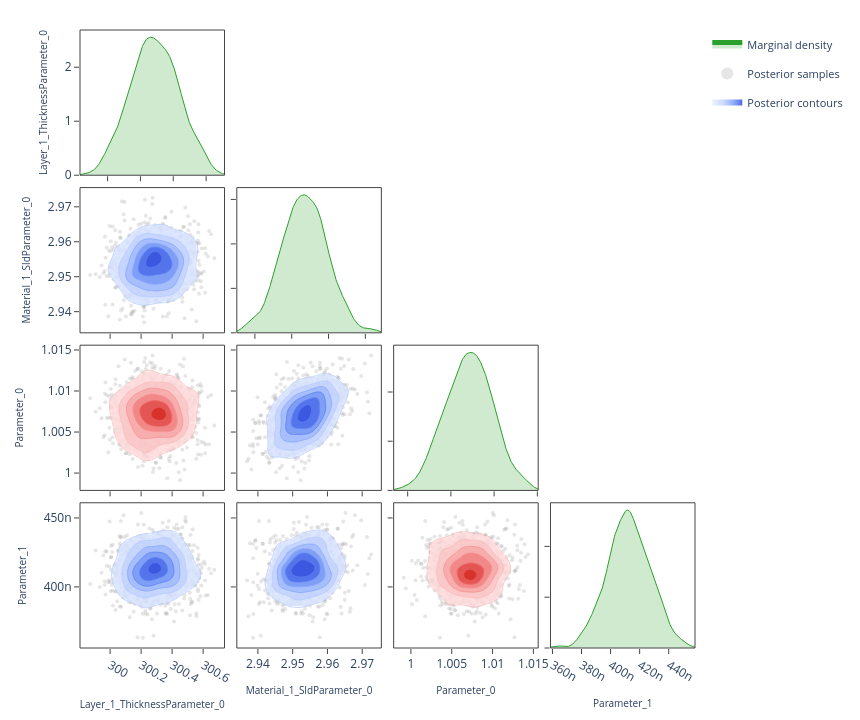

Source (notebook cell):
### Code cell
# ---- Corner plot ------------------------------------------------------------
# Pairwise correlations: marginal density on the diagonal, scatter samples
# and 2-D contours on the lower triangle.  Mirrors the "Corner Plot" sub-tab.

fig = plot_corner(posterior.draws, posterior.param_names)
fig.show()

### Figure 1 — Plotly figure (JSON) as saved in the notebook; plotly's stock layout.template omitted (floating-point values rounded to 4 significant figures; data arrays with more than 128 entries replaced by an {"elided": "..."} marker saying what was removed)
{"data": [{"fill": "tozeroy", "fillcolor": "rgba(44, 160, 44, 0.22)", "hoverinfo": "skip", "legendgroup": "marginal", "line": {"color": "rgb(44, 160, 44)", "width": 1}, "mode": "lines", "name": "Marginal density", "showlegend": true, "type": "scatter", "x": {"elided": "256 float values"}, "xaxis": "x", "y": {"elided": "256 float values"}, "yaxis": "y"}, {"hoverinfo": "skip", "legendgroup": "scatter", "marker": {"color": "rgba(140, 140, 140, 0.22)", "size": 4}, "mode": "markers", "name": "Posterior samples", "showlegend": true, "type": "scatter", "x": {"elided": "760 float values"}, "xaxis": "x5", "y": {"elided": "760 float values"}, "yaxis": "y5", "zorder": 0}, {"colorscale": [[0.0, "rgba(224, 233, 255, 0.62)"], [0.35, "rgba(183, 203, 255, 0.70)"], [0.6, "rgba(138, 169, 252, 0.78)"], [0.82, "rgba(96, 131, 242, 0.84)"], [1.0, "rgba(58, 86, 224, 0.90)"]], "connectgaps": false, "contours": {"coloring": "fill", "end": 152.5, "showlabels": false, "showlines": false, "size": 24.09, "start": 32.11}, "hoverinfo": "skip", "legendgroup": "contour", "name": "Posterior contours", "showlegend": true, "showscale": false, "type": "contour", "x": [299.8, 299.8, 299.9, 299.9, 299.9, 299.9, 299.9, 299.9, 299.9, 299.9, 299.9, 300.0, 300.0, 300.0, 300.0, 300.0, 300.0, 300.0, 300.0, 300.0, 300.1, 300.1, 300.1, 300.1, 300.1, 300.1, 300.1, 300.1, 300.1, 300.2, 300.2, 300.2, 300.2, 300.2, 300.2, 300.2, 300.2, 300.2, 300.3, 300.3, 300.3, 300.3, 300.3, 300.3, 300.3, 300.3, 300.3, 300.4, 300.4, 300.4, 300.4, 300.4, 300.4, 300.4, 300.4, 300.4, 300.5, 300.5, 300.5, 300.5, 300.5, 300.5, 300.5, 300.5, 300.5, 300.6, 300.6, 300.6, 300.6, 300.6, 300.6, 300.6, 300.6, 300.6, 300.7, 300.7, 300.7, 300.7, 300.7, 300.7], "xaxis": "x5", "y": [2.935, 2.936, 2.936, 2.937, 2.937, 2.938, 2.938, 2.939, 2.939, 2.94, 2.94, 2.941, 2.941, 2.942, 2.942, 2.943, 2.943, 2.944, 2.944, 2.945, 2.945, 2.946, 2.946, 2.947, 2.947, 2.948, 2.948, 2.949, 2.949, 2.95, 2.95, 2.95, 2.951, 2.951, 2.952, 2.952, 2.953, 2.953, 2.954, 2.954, 2.955, 2.955, 2.956, 2.956, 2.957, 2.957, 2.958, 2.958, 2.959, 2.959, 2.96, 2.96, 2.961, 2.961, 2.962, 2.962, 2.963, 2.963, 2.964, 2.964, 2.965, 2.965, 2.966, 2.966, 2.967, 2.967, 2.968, 2.968, 2.969, 2.969, 2.97, 2.97, 2.971, 2.971, 2.972, 2.972, 2.973, 2.973, 2.974, 2.974], "yaxis": "y5", "z": {"elided": "80x80 float values"}, "zmax": 152.5, "zmin": 32.11, "zorder": 1}, {"colorscale": [[0.0, "rgba(183, 203, 255, 0.94)"], [0.35, "rgba(183, 203, 255, 0.94)"], [0.35, "rgba(138, 169, 252, 0.95)"], [0.6, "rgba(138, 169, 252, 0.95)"], [0.6, "rgba(96, 131, 242, 0.96)"], [0.82, "rgba(96, 131, 242, 0.96)"], [0.82, "rgba(58, 86, 224, 0.98)"], [1.0, "rgba(58, 86, 224, 0.98)"]], "contours": {"coloring": "lines", "end": 152.5, "showlabels": false, "size": 24.09, "start": 32.11}, "hoverinfo": "skip", "legendgroup": "contour", "line": {"width": 0.9}, "showlegend": false, "showscale": false, "type": "contour", "x": [299.8, 299.8, 299.9, 299.9, 299.9, 299.9, 299.9, 299.9, 299.9, 299.9, 299.9, 300.0, 300.0, 300.0, 300.0, 300.0, 300.0, 300.0, 300.0, 300.0, 300.1, 300.1, 300.1, 300.1, 300.1, 300.1, 300.1, 300.1, 300.1, 300.2, 300.2, 300.2, 300.2, 300.2, 300.2, 300.2, 300.2, 300.2, 300.3, 300.3, 300.3, 300.3, 300.3, 300.3, 300.3, 300.3, 300.3, 300.4, 300.4, 300.4, 300.4, 300.4, 300.4, 300.4, 300.4, 300.4, 300.5, 300.5, 300.5, 300.5, 300.5, 300.5, 300.5, 300.5, 300.5, 300.6, 300.6, 300.6, 300.6, 300.6, 300.6, 300.6, 300.6, 300.6, 300.7, 300.7, 300.7, 300.7, 300.7, 300.7], "xaxis": "x5", "y": [2.935, 2.936, 2.936, 2.937, 2.937, 2.938, 2.938, 2.939, 2.939, 2.94, 2.94, 2.941, 2.941, 2.942, 2.942, 2.943, 2.943, 2.944, 2.944, 2.945, 2.945, 2.946, 2.946, 2.947, 2.947, 2.948, 2.948, 2.949, 2.949, 2.95, 2.95, 2.95, 2.951, 2.951, 2.952, 2.952, 2.953, 2.953, 2.954, 2.954, 2.955, 2.955, 2.956, 2.956, 2.957, 2.957, 2.958, 2.958, 2.959, 2.959, 2.96, 2.96, 2.961, 2.961, 2.962, 2.962, 2.963, 2.963, 2.964, 2.964, 2.965, 2.965, 2.966, 2.966, 2.967, 2.967, 2.968, 2.968, 2.969, 2.969, 2.97, 2.97, 2.971, 2.971, 2.972, 2.972, 2.973, 2.973, 2.974, 2.974], "yaxis": "y5", "z": {"elided": "80x80 float values"}, "zmax": 152.5, "zmin": 32.11, "zorder": 2}, {"fill": "tozeroy", "fillcolor": "rgba(44, 160, 44, 0.22)", "hoverinfo": "skip", "legendgroup": "marginal", "line": {"color": "rgb(44, 160, 44)", "width": 1}, "mode": "lines", "name": "Marginal density", "showlegend": false, "type": "scatter", "x": {"elided": "256 float values"}, "xaxis": "x6", "y": {"elided": "256 float values"}, "yaxis": "y6"}, {"hoverinfo": "skip", "legendgroup": "scatter", "marker": {"color": "rgba(140, 140, 140, 0.22)", "size": 4}, "mode": "markers", "name": "Posterior samples", "showlegend": false, "type": "scatter", "x": {"elided": "760 float values"}, "xaxis": "x9", "y": {"elided": "760 float values"}, "yaxis": "y9", "zorder": 0}, {"colorscale": [[0.0, "rgba(255, 224, 224, 0.62)"], [0.35, "rgba(250, 188, 188, 0.70)"], [0.6, "rgba(245, 148, 148, 0.78)"], [0.82, "rgba(237, 104, 104, 0.84)"], [1.0, "rgba(215, 48, 39, 0.90)"]], "connectgaps": false, "contours": {"coloring": "fill", "end": 349.3, "showlabels": false, "showlines": false, "size": 55.15, "start": 73.53}, "hoverinfo": "skip", "legendgroup": "contour", "name": "Posterior contours", "showlegend": false, "showscale": false, "type": "contour", "x": [299.8, 299.8, 299.9, 299.9, 299.9, 299.9, 299.9, 299.9, 299.9, 299.9, 299.9, 300.0, 300.0, 300.0, 300.0, 300.0, 300.0, 300.0, 300.0, 300.0, 300.1, 300.1, 300.1, 300.1, 300.1, 300.1, 300.1, 300.1, 300.1, 300.2, 300.2, 300.2, 300.2, 300.2, 300.2, 300.2, 300.2, 300.2, 300.3, 300.3, 300.3, 300.3, 300.3, 300.3, 300.3, 300.3, 300.3, 300.4, 300.4, 300.4, 300.4, 300.4, 300.4, 300.4, 300.4, 300.4, 300.5, 300.5, 300.5, 300.5, 300.5, 300.5, 300.5, 300.5, 300.5, 300.6, 300.6, 300.6, 300.6, 300.6, 300.6, 300.6, 300.6, 300.6, 300.7, 300.7, 300.7, 300.7, 300.7, 300.7], "xaxis": "x9", "y": [0.9984, 0.9986, 0.9988, 0.999, 0.9992, 0.9994, 0.9996, 0.9999, 1.0, 1.0, 1.0, 1.001, 1.001, 1.001, 1.001, 1.002, 1.002, 1.002, 1.002, 1.002, 1.003, 1.003, 1.003, 1.003, 1.003, 1.004, 1.004, 1.004, 1.004, 1.005, 1.005, 1.005, 1.005, 1.005, 1.006, 1.006, 1.006, 1.006, 1.006, 1.007, 1.007, 1.007, 1.007, 1.007, 1.008, 1.008, 1.008, 1.008, 1.009, 1.009, 1.009, 1.009, 1.009, 1.01, 1.01, 1.01, 1.01, 1.01, 1.011, 1.011, 1.011, 1.011, 1.011, 1.012, 1.012, 1.012, 1.012, 1.013, 1.013, 1.013, 1.013, 1.013, 1.014, 1.014, 1.014, 1.014, 1.014, 1.015, 1.015, 1.015], "yaxis": "y9", "z": {"elided": "80x80 float values"}, "zmax": 349.3, "zmin": 73.53, "zorder": 1}, {"colorscale": [[0.0, "rgba(250, 188, 188, 0.94)"], [0.35, "rgba(250, 188, 188, 0.94)"], [0.35, "rgba(245, 148, 148, 0.95)"], [0.6, "rgba(245, 148, 148, 0.95)"], [0.6, "rgba(237, 104, 104, 0.96)"], [0.82, "rgba(237, 104, 104, 0.96)"], [0.82, "rgba(215, 48, 39, 0.98)"], [1.0, "rgba(215, 48, 39, 0.98)"]], "contours": {"coloring": "lines", "end": 349.3, "showlabels": false, "size": 55.15, "start": 73.53}, "hoverinfo": "skip", "legendgroup": "contour", "line": {"width": 0.9}, "showlegend": false, "showscale": false, "type": "contour", "x": [299.8, 299.8, 299.9, 299.9, 299.9, 299.9, 299.9, 299.9, 299.9, 299.9, 299.9, 300.0, 300.0, 300.0, 300.0, 300.0, 300.0, 300.0, 300.0, 300.0, 300.1, 300.1, 300.1, 300.1, 300.1, 300.1, 300.1, 300.1, 300.1, 300.2, 300.2, 300.2, 300.2, 300.2, 300.2, 300.2, 300.2, 300.2, 300.3, 300.3, 300.3, 300.3, 300.3, 300.3, 300.3, 300.3, 300.3, 300.4, 300.4, 300.4, 300.4, 300.4, 300.4, 300.4, 300.4, 300.4, 300.5, 300.5, 300.5, 300.5, 300.5, 300.5, 300.5, 300.5, 300.5, 300.6, 300.6, 300.6, 300.6, 300.6, 300.6, 300.6, 300.6, 300.6, 300.7, 300.7, 300.7, 300.7, 300.7, 300.7], "xaxis": "x9", "y": [0.9984, 0.9986, 0.9988, 0.999, 0.9992, 0.9994, 0.9996, 0.9999, 1.0, 1.0, 1.0, 1.001, 1.001, 1.001, 1.001, 1.002, 1.002, 1.002, 1.002, 1.002, 1.003, 1.003, 1.003, 1.003, 1.003, 1.004, 1.004, 1.004, 1.004, 1.005, 1.005, 1.005, 1.005, 1.005, 1.006, 1.006, 1.006, 1.006, 1.006, 1.007, 1.007, 1.007, 1.007, 1.007, 1.008, 1.008, 1.008, 1.008, 1.009, 1.009, 1.009, 1.009, 1.009, 1.01, 1.01, 1.01, 1.01, 1.01, 1.011, 1.011, 1.011, 1.011, 1.011, 1.012, 1.012, 1.012, 1.012, 1.013, 1.013, 1.013, 1.013, 1.013, 1.014, 1.014, 1.014, 1.014, 1.014, 1.015, 1.015, 1.015], "yaxis": "y9", "z": {"elided": "80x80 float values"}, "zmax": 349.3, "zmin": 73.53, "zorder": 2}, {"hoverinfo": "skip", "legendgroup": "scatter", "marker": {"color": "rgba(140, 140, 140, 0.22)", "size": 4}, "mode": "markers", "name": "Posterior samples", "showlegend": false, "type": "scatter", "x": {"elided": "760 float values"}, "xaxis": "x10", "y": {"elided": "760 float values"}, "yaxis": "y10", "zorder": 0}, {"colorscale": [[0.0, "rgba(224, 233, 255, 0.62)"], [0.35, "rgba(183, 203, 255, 0.70)"], [0.6, "rgba(138, 169, 252, 0.78)"], [0.82, "rgba(96, 131, 242, 0.84)"], [1.0, "rgba(58, 86, 224, 0.90)"]], "connectgaps": false, "contours": {"coloring": "fill", "end": 9079.0, "showlabels": false, "showlines": false, "size": 1434.0, "start": 1911.0}, "hoverinfo": "skip", "legendgroup": "contour", "name": "Posterior contours", "showlegend": false, "showscale": false, "type": "contour", "x": [2.935, 2.936, 2.936, 2.937, 2.937, 2.938, 2.938, 2.939, 2.939, 2.94, 2.94, 2.941, 2.941, 2.942, 2.942, 2.943, 2.943, 2.944, 2.944, 2.945, 2.945, 2.946, 2.946, 2.947, 2.947, 2.948, 2.948, 2.949, 2.949, 2.95, 2.95, 2.95, 2.951, 2.951, 2.952, 2.952, 2.953, 2.953, 2.954, 2.954, 2.955, 2.955, 2.956, 2.956, 2.957, 2.957, 2.958, 2.958, 2.959, 2.959, 2.96, 2.96, 2.961, 2.961, 2.962, 2.962, 2.963, 2.963, 2.964, 2.964, 2.965, 2.965, 2.966, 2.966, 2.967, 2.967, 2.968, 2.968, 2.969, 2.969, 2.97, 2.97, 2.971, 2.971, 2.972, 2.972, 2.973, 2.973, 2.974, 2.974], "xaxis": "x10", "y": [0.9984, 0.9986, 0.9988, 0.999, 0.9992, 0.9994, 0.9996, 0.9999, 1.0, 1.0, 1.0, 1.001, 1.001, 1.001, 1.001, 1.002, 1.002, 1.002, 1.002, 1.002, 1.003, 1.003, 1.003, 1.003, 1.003, 1.004, 1.004, 1.004, 1.004, 1.005, 1.005, 1.005, 1.005, 1.005, 1.006, 1.006, 1.006, 1.006, 1.006, 1.007, 1.007, 1.007, 1.007, 1.007, 1.008, 1.008, 1.008, 1.008, 1.009, 1.009, 1.009, 1.009, 1.009, 1.01, 1.01, 1.01, 1.01, 1.01, 1.011, 1.011, 1.011, 1.011, 1.011, 1.012, 1.012, 1.012, 1.012, 1.013, 1.013, 1.013, 1.013, 1.013, 1.014, 1.014, 1.014, 1.014, 1.014, 1.015, 1.015, 1.015], "yaxis": "y10", "z": {"elided": "80x80 float values"}, "zmax": 9079.0, "zmin": 1911.0, "zorder": 1}, {"colorscale": [[0.0, "rgba(183, 203, 255, 0.94)"], [0.35, "rgba(183, 203, 255, 0.94)"], [0.35, "rgba(138, 169, 252, 0.95)"], [0.6, "rgba(138, 169, 252, 0.95)"], [0.6, "rgba(96, 131, 242, 0.96)"], [0.82, "rgba(96, 131, 242, 0.96)"], [0.82, "rgba(58, 86, 224, 0.98)"], [1.0, "rgba(58, 86, 224, 0.98)"]], "contours": {"coloring": "lines", "end": 9079.0, "showlabels": false, "size": 1434.0, "start": 1911.0}, "hoverinfo": "skip", "legendgroup": "contour", "line": {"width": 0.9}, "showlegend": false, "showscale": false, "type": "contour", "x": [2.935, 2.936, 2.936, 2.937, 2.937, 2.938, 2.938, 2.939, 2.939, 2.94, 2.94, 2.941, 2.941, 2.942, 2.942, 2.943, 2.943, 2.944, 2.944, 2.945, 2.945, 2.946, 2.946, 2.947, 2.947, 2.948, 2.948, 2.949, 2.949, 2.95, 2.95, 2.95, 2.951, 2.951, 2.952, 2.952, 2.953, 2.953, 2.954, 2.954, 2.955, 2.955, 2.956, 2.956, 2.957, 2.957, 2.958, 2.958, 2.959, 2.959, 2.96, 2.96, 2.961, 2.961, 2.962, 2.962, 2.963, 2.963, 2.964, 2.964, 2.965, 2.965, 2.966, 2.966, 2.967, 2.967, 2.968, 2.968, 2.969, 2.969, 2.97, 2.97, 2.971, 2.971, 2.972, 2.972, 2.973, 2.973, 2.974, 2.974], "xaxis": "x10", "y": [0.9984, 0.9986, 0.9988, 0.999, 0.9992, 0.9994, 0.9996, 0.9999, 1.0, 1.0, 1.0, 1.001, 1.001, 1.001, 1.001, 1.002, 1.002, 1.002, 1.002, 1.002, 1.003, 1.003, 1.003, 1.003, 1.003, 1.004, 1.004, 1.004, 1.004, 1.005, 1.005, 1.005, 1.005, 1.005, 1.006, 1.006, 1.006, 1.006, 1.006, 1.007, 1.007, 1.007, 1.007, 1.007, 1.008, 1.008, 1.008, 1.008, 1.009, 1.009, 1.009, 1.009, 1.009, 1.01, 1.01, 1.01, 1.01, 1.01, 1.011, 1.011, 1.011, 1.011, 1.011, 1.012, 1.012, 1.012, 1.012, 1.013, 1.013, 1.013, 1.013, 1.013, 1.014, 1.014, 1.014, 1.014, 1.014, 1.015, 1.015, 1.015], "yaxis": "y10", "z": {"elided": "80x80 float values"}, "zmax": 9079.0, "zmin": 1911.0, "zorder": 2}, {"fill": "tozeroy", "fillcolor": "rgba(44, 160, 44, 0.22)", "hoverinfo": "skip", "legendgroup": "marginal", "line": {"color": "rgb(44, 160, 44)", "width": 1}, "mode": "lines", "name": "Marginal density", "showlegend": false, "type": "scatter", "x": {"elided": "256 float values"}, "xaxis": "x11", "y": {"elided": "256 float values"}, "yaxis": "y11"}, {"hoverinfo": "skip", "legendgroup": "scatter", "marker": {"color": "rgba(140, 140, 140, 0.22)", "size": 4}, "mode": "markers", "name": "Posterior samples", "showlegend": false, "type": "scatter", "x": {"elided": "760 float values"}, "xaxis": "x13", "y": {"elided": "760 float values"}, "yaxis": "y13", "zorder": 0}, {"colorscale": [[0.0, "rgba(224, 233, 255, 0.62)"], [0.35, "rgba(183, 203, 255, 0.70)"], [0.6, "rgba(138, 169, 252, 0.78)"], [0.82, "rgba(96, 131, 242, 0.84)"], [1.0, "rgba(58, 86, 224, 0.90)"]], "connectgaps": false, "contours": {"coloring": "fill", "end": 68310000.0, "showlabels": false, "showlines": false, "size": 10790000.0, "start": 14380000.0}, "hoverinfo": "skip", "legendgroup": "contour", "name": "Posterior contours", "showlegend": false, "showscale": false, "type": "contour", "x": [299.8, 299.8, 299.9, 299.9, 299.9, 299.9, 299.9, 299.9, 299.9, 299.9, 299.9, 300.0, 300.0, 300.0, 300.0, 300.0, 300.0, 300.0, 300.0, 300.0, 300.1, 300.1, 300.1, 300.1, 300.1, 300.1, 300.1, 300.1, 300.1, 300.2, 300.2, 300.2, 300.2, 300.2, 300.2, 300.2, 300.2, 300.2, 300.3, 300.3, 300.3, 300.3, 300.3, 300.3, 300.3, 300.3, 300.3, 300.4, 300.4, 300.4, 300.4, 300.4, 300.4, 300.4, 300.4, 300.4, 300.5, 300.5, 300.5, 300.5, 300.5, 300.5, 300.5, 300.5, 300.5, 300.6, 300.6, 300.6, 300.6, 300.6, 300.6, 300.6, 300.6, 300.6, 300.7, 300.7, 300.7, 300.7, 300.7, 300.7], "xaxis": "x13", "y": [3.586e-07, 3.599e-07, 3.612e-07, 3.624e-07, 3.637e-07, 3.649e-07, 3.662e-07, 3.674e-07, 3.687e-07, 3.7e-07, 3.712e-07, 3.725e-07, 3.737e-07, 3.75e-07, 3.763e-07, 3.775e-07, 3.788e-07, 3.8e-07, 3.813e-07, 3.826e-07, 3.838e-07, 3.851e-07, 3.863e-07, 3.876e-07, 3.889e-07, 3.901e-07, 3.914e-07, 3.926e-07, 3.939e-07, 3.951e-07, 3.964e-07, 3.977e-07, 3.989e-07, 4.002e-07, 4.014e-07, 4.027e-07, 4.04e-07, 4.052e-07, 4.065e-07, 4.077e-07, 4.09e-07, 4.103e-07, 4.115e-07, 4.128e-07, 4.14e-07, 4.153e-07, 4.165e-07, 4.178e-07, 4.191e-07, 4.203e-07, 4.216e-07, 4.228e-07, 4.241e-07, 4.254e-07, 4.266e-07, 4.279e-07, 4.291e-07, 4.304e-07, 4.317e-07, 4.329e-07, 4.342e-07, 4.354e-07, 4.367e-07, 4.38e-07, 4.392e-07, 4.405e-07, 4.417e-07, 4.43e-07, 4.442e-07, 4.455e-07, 4.468e-07, 4.48e-07, 4.493e-07, 4.505e-07, 4.518e-07, 4.531e-07, 4.543e-07, 4.556e-07, 4.568e-07, 4.581e-07], "yaxis": "y13", "z": {"elided": "80x80 float values"}, "zmax": 68310000.0, "zmin": 14380000.0, "zorder": 1}, {"colorscale": [[0.0, "rgba(183, 203, 255, 0.94)"], [0.35, "rgba(183, 203, 255, 0.94)"], [0.35, "rgba(138, 169, 252, 0.95)"], [0.6, "rgba(138, 169, 252, 0.95)"], [0.6, "rgba(96, 131, 242, 0.96)"], [0.82, "rgba(96, 131, 242, 0.96)"], [0.82, "rgba(58, 86, 224, 0.98)"], [1.0, "rgba(58, 86, 224, 0.98)"]], "contours": {"coloring": "lines", "end": 68310000.0, "showlabels": false, "size": 10790000.0, "start": 14380000.0}, "hoverinfo": "skip", "legendgroup": "contour", "line": {"width": 0.9}, "showlegend": false, "showscale": false, "type": "contour", "x": [299.8, 299.8, 299.9, 299.9, 299.9, 299.9, 299.9, 299.9, 299.9, 299.9, 299.9, 300.0, 300.0, 300.0, 300.0, 300.0, 300.0, 300.0, 300.0, 300.0, 300.1, 300.1, 300.1, 300.1, 300.1, 300.1, 300.1, 300.1, 300.1, 300.2, 300.2, 300.2, 300.2, 300.2, 300.2, 300.2, 300.2, 300.2, 300.3, 300.3, 300.3, 300.3, 300.3, 300.3, 300.3, 300.3, 300.3, 300.4, 300.4, 300.4, 300.4, 300.4, 300.4, 300.4, 300.4, 300.4, 300.5, 300.5, 300.5, 300.5, 300.5, 300.5, 300.5, 300.5, 300.5, 300.6, 300.6, 300.6, 300.6, 300.6, 300.6, 300.6, 300.6, 300.6, 300.7, 300.7, 300.7, 300.7, 300.7, 300.7], "xaxis": "x13", "y": [3.586e-07, 3.599e-07, 3.612e-07, 3.624e-07, 3.637e-07, 3.649e-07, 3.662e-07, 3.674e-07, 3.687e-07, 3.7e-07, 3.712e-07, 3.725e-07, 3.737e-07, 3.75e-07, 3.763e-07, 3.775e-07, 3.788e-07, 3.8e-07, 3.813e-07, 3.826e-07, 3.838e-07, 3.851e-07, 3.863e-07, 3.876e-07, 3.889e-07, 3.901e-07, 3.914e-07, 3.926e-07, 3.939e-07, 3.951e-07, 3.964e-07, 3.977e-07, 3.989e-07, 4.002e-07, 4.014e-07, 4.027e-07, 4.04e-07, 4.052e-07, 4.065e-07, 4.077e-07, 4.09e-07, 4.103e-07, 4.115e-07, 4.128e-07, 4.14e-07, 4.153e-07, 4.165e-07, 4.178e-07, 4.191e-07, 4.203e-07, 4.216e-07, 4.228e-07, 4.241e-07, 4.254e-07, 4.266e-07, 4.279e-07, 4.291e-07, 4.304e-07, 4.317e-07, 4.329e-07, 4.342e-07, 4.354e-07, 4.367e-07, 4.38e-07, 4.392e-07, 4.405e-07, 4.417e-07, 4.43e-07, 4.442e-07, 4.455e-07, 4.468e-07, 4.48e-07, 4.493e-07, 4.505e-07, 4.518e-07, 4.531e-07, 4.543e-07, 4.556e-07, 4.568e-07, 4.581e-07], "yaxis": "y13", "z": {"elided": "80x80 float values"}, "zmax": 68310000.0, "zmin": 14380000.0, "zorder": 2}, {"hoverinfo": "skip", "legendgroup": "scatter", "marker": {"color": "rgba(140, 140, 140, 0.22)", "size": 4}, "mode": "markers", "name": "Posterior samples", "showlegend": false, "type": "scatter", "x": {"elided": "760 float values"}, "xaxis": "x14", "y": {"elided": "760 float values"}, "yaxis": "y14", "zorder": 0}, {"colorscale": [[0.0, "rgba(224, 233, 255, 0.62)"], [0.35, "rgba(183, 203, 255, 0.70)"], [0.6, "rgba(138, 169, 252, 0.78)"], [0.82, "rgba(96, 131, 242, 0.84)"], [1.0, "rgba(58, 86, 224, 0.90)"]], "connectgaps": false, "contours": {"coloring": "fill", "end": 1546000000.0, "showlabels": false, "showlines": false, "size": 244100000.0, "start": 325500000.0}, "hoverinfo": "skip", "legendgroup": "contour", "name": "Posterior contours", "showlegend": false, "showscale": false, "type": "contour", "x": [2.935, 2.936, 2.936, 2.937, 2.937, 2.938, 2.938, 2.939, 2.939, 2.94, 2.94, 2.941, 2.941, 2.942, 2.942, 2.943, 2.943, 2.944, 2.944, 2.945, 2.945, 2.946, 2.946, 2.947, 2.947, 2.948, 2.948, 2.949, 2.949, 2.95, 2.95, 2.95, 2.951, 2.951, 2.952, 2.952, 2.953, 2.953, 2.954, 2.954, 2.955, 2.955, 2.956, 2.956, 2.957, 2.957, 2.958, 2.958, 2.959, 2.959, 2.96, 2.96, 2.961, 2.961, 2.962, 2.962, 2.963, 2.963, 2.964, 2.964, 2.965, 2.965, 2.966, 2.966, 2.967, 2.967, 2.968, 2.968, 2.969, 2.969, 2.97, 2.97, 2.971, 2.971, 2.972, 2.972, 2.973, 2.973, 2.974, 2.974], "xaxis": "x14", "y": [3.586e-07, 3.599e-07, 3.612e-07, 3.624e-07, 3.637e-07, 3.649e-07, 3.662e-07, 3.674e-07, 3.687e-07, 3.7e-07, 3.712e-07, 3.725e-07, 3.737e-07, 3.75e-07, 3.763e-07, 3.775e-07, 3.788e-07, 3.8e-07, 3.813e-07, 3.826e-07, 3.838e-07, 3.851e-07, 3.863e-07, 3.876e-07, 3.889e-07, 3.901e-07, 3.914e-07, 3.926e-07, 3.939e-07, 3.951e-07, 3.964e-07, 3.977e-07, 3.989e-07, 4.002e-07, 4.014e-07, 4.027e-07, 4.04e-07, 4.052e-07, 4.065e-07, 4.077e-07, 4.09e-07, 4.103e-07, 4.115e-07, 4.128e-07, 4.14e-07, 4.153e-07, 4.165e-07, 4.178e-07, 4.191e-07, 4.203e-07, 4.216e-07, 4.228e-07, 4.241e-07, 4.254e-07, 4.266e-07, 4.279e-07, 4.291e-07, 4.304e-07, 4.317e-07, 4.329e-07, 4.342e-07, 4.354e-07, 4.367e-07, 4.38e-07, 4.392e-07, 4.405e-07, 4.417e-07, 4.43e-07, 4.442e-07, 4.455e-07, 4.468e-07, 4.48e-07, 4.493e-07, 4.505e-07, 4.518e-07, 4.531e-07, 4.543e-07, 4.556e-07, 4.568e-07, 4.581e-07], "yaxis": "y14", "z": {"elided": "80x80 float values"}, "zmax": 1546000000.0, "zmin": 325500000.0, "zorder": 1}, {"colorscale": [[0.0, "rgba(183, 203, 255, 0.94)"], [0.35, "rgba(183, 203, 255, 0.94)"], [0.35, "rgba(138, 169, 252, 0.95)"], [0.6, "rgba(138, 169, 252, 0.95)"], [0.6, "rgba(96, 131, 242, 0.96)"], [0.82, "rgba(96, 131, 242, 0.96)"], [0.82, "rgba(58, 86, 224, 0.98)"], [1.0, "rgba(58, 86, 224, 0.98)"]], "contours": {"coloring": "lines", "end": 1546000000.0, "showlabels": false, "size": 244100000.0, "start": 325500000.0}, "hoverinfo": "skip", "legendgroup": "contour", "line": {"width": 0.9}, "showlegend": false, "showscale": false, "type": "contour", "x": [2.935, 2.936, 2.936, 2.937, 2.937, 2.938, 2.938, 2.939, 2.939, 2.94, 2.94, 2.941, 2.941, 2.942, 2.942, 2.943, 2.943, 2.944, 2.944, 2.945, 2.945, 2.946, 2.946, 2.947, 2.947, 2.948, 2.948, 2.949, 2.949, 2.95, 2.95, 2.95, 2.951, 2.951, 2.952, 2.952, 2.953, 2.953, 2.954, 2.954, 2.955, 2.955, 2.956, 2.956, 2.957, 2.957, 2.958, 2.958, 2.959, 2.959, 2.96, 2.96, 2.961, 2.961, 2.962, 2.962, 2.963, 2.963, 2.964, 2.964, 2.965, 2.965, 2.966, 2.966, 2.967, 2.967, 2.968, 2.968, 2.969, 2.969, 2.97, 2.97, 2.971, 2.971, 2.972, 2.972, 2.973, 2.973, 2.974, 2.974], "xaxis": "x14", "y": [3.586e-07, 3.599e-07, 3.612e-07, 3.624e-07, 3.637e-07, 3.649e-07, 3.662e-07, 3.674e-07, 3.687e-07, 3.7e-07, 3.712e-07, 3.725e-07, 3.737e-07, 3.75e-07, 3.763e-07, 3.775e-07, 3.788e-07, 3.8e-07, 3.813e-07, 3.826e-07, 3.838e-07, 3.851e-07, 3.863e-07, 3.876e-07, 3.889e-07, 3.901e-07, 3.914e-07, 3.926e-07, 3.939e-07, 3.951e-07, 3.964e-07, 3.977e-07, 3.989e-07, 4.002e-07, 4.014e-07, 4.027e-07, 4.04e-07, 4.052e-07, 4.065e-07, 4.077e-07, 4.09e-07, 4.103e-07, 4.115e-07, 4.128e-07, 4.14e-07, 4.153e-07, 4.165e-07, 4.178e-07, 4.191e-07, 4.203e-07, 4.216e-07, 4.228e-07, 4.241e-07, 4.254e-07, 4.266e-07, 4.279e-07, 4.291e-07, 4.304e-07, 4.317e-07, 4.329e-07, 4.342e-07, 4.354e-07, 4.367e-07, 4.38e-07, 4.392e-07, 4.405e-07, 4.417e-07, 4.43e-07, 4.442e-07, 4.455e-07, 4.468e-07, 4.48e-07, 4.493e-07, 4.505e-07, 4.518e-07, 4.531e-07, 4.543e-07, 4.556e-07, 4.568e-07, 4.581e-07], "yaxis": "y14", "z": {"elided": "80x80 float values"}, "zmax": 1546000000.0, "zmin": 325500000.0, "zorder": 2}, {"hoverinfo": "skip", "legendgroup": "scatter", "marker": {"color": "rgba(140, 140, 140, 0.22)", "size": 4}, "mode": "markers", "name": "Posterior samples", "showlegend": false, "type": "scatter", "x": {"elided": "760 float values"}, "xaxis": "x15", "y": {"elided": "760 float values"}, "yaxis": "y15", "zorder": 0}, {"colorscale": [[0.0, "rgba(255, 224, 224, 0.62)"], [0.35, "rgba(250, 188, 188, 0.70)"], [0.6, "rgba(245, 148, 148, 0.78)"], [0.82, "rgba(237, 104, 104, 0.84)"], [1.0, "rgba(215, 48, 39, 0.90)"]], "connectgaps": false, "contours": {"coloring": "fill", "end": 3689000000.0, "showlabels": false, "showlines": false, "size": 582500000.0, "start": 776700000.0}, "hoverinfo": "skip", "legendgroup": "contour", "name": "Posterior contours", "showlegend": false, "showscale": false, "type": "contour", "x": [0.9984, 0.9986, 0.9988, 0.999, 0.9992, 0.9994, 0.9996, 0.9999, 1.0, 1.0, 1.0, 1.001, 1.001, 1.001, 1.001, 1.002, 1.002, 1.002, 1.002, 1.002, 1.003, 1.003, 1.003, 1.003, 1.003, 1.004, 1.004, 1.004, 1.004, 1.005, 1.005, 1.005, 1.005, 1.005, 1.006, 1.006, 1.006, 1.006, 1.006, 1.007, 1.007, 1.007, 1.007, 1.007, 1.008, 1.008, 1.008, 1.008, 1.009, 1.009, 1.009, 1.009, 1.009, 1.01, 1.01, 1.01, 1.01, 1.01, 1.011, 1.011, 1.011, 1.011, 1.011, 1.012, 1.012, 1.012, 1.012, 1.013, 1.013, 1.013, 1.013, 1.013, 1.014, 1.014, 1.014, 1.014, 1.014, 1.015, 1.015, 1.015], "xaxis": "x15", "y": [3.586e-07, 3.599e-07, 3.612e-07, 3.624e-07, 3.637e-07, 3.649e-07, 3.662e-07, 3.674e-07, 3.687e-07, 3.7e-07, 3.712e-07, 3.725e-07, 3.737e-07, 3.75e-07, 3.763e-07, 3.775e-07, 3.788e-07, 3.8e-07, 3.813e-07, 3.826e-07, 3.838e-07, 3.851e-07, 3.863e-07, 3.876e-07, 3.889e-07, 3.901e-07, 3.914e-07, 3.926e-07, 3.939e-07, 3.951e-07, 3.964e-07, 3.977e-07, 3.989e-07, 4.002e-07, 4.014e-07, 4.027e-07, 4.04e-07, 4.052e-07, 4.065e-07, 4.077e-07, 4.09e-07, 4.103e-07, 4.115e-07, 4.128e-07, 4.14e-07, 4.153e-07, 4.165e-07, 4.178e-07, 4.191e-07, 4.203e-07, 4.216e-07, 4.228e-07, 4.241e-07, 4.254e-07, 4.266e-07, 4.279e-07, 4.291e-07, 4.304e-07, 4.317e-07, 4.329e-07, 4.342e-07, 4.354e-07, 4.367e-07, 4.38e-07, 4.392e-07, 4.405e-07, 4.417e-07, 4.43e-07, 4.442e-07, 4.455e-07, 4.468e-07, 4.48e-07, 4.493e-07, 4.505e-07, 4.518e-07, 4.531e-07, 4.543e-07, 4.556e-07, 4.568e-07, 4.581e-07], "yaxis": "y15", "z": {"elided": "80x80 float values"}, "zmax": 3689000000.0, "zmin": 776700000.0, "zorder": 1}, {"colorscale": [[0.0, "rgba(250, 188, 188, 0.94)"], [0.35, "rgba(250, 188, 188, 0.94)"], [0.35, "rgba(245, 148, 148, 0.95)"], [0.6, "rgba(245, 148, 148, 0.95)"], [0.6, "rgba(237, 104, 104, 0.96)"], [0.82, "rgba(237, 104, 104, 0.96)"], [0.82, "rgba(215, 48, 39, 0.98)"], [1.0, "rgba(215, 48, 39, 0.98)"]], "contours": {"coloring": "lines", "end": 3689000000.0, "showlabels": false, "size": 582500000.0, "start": 776700000.0}, "hoverinfo": "skip", "legendgroup": "contour", "line": {"width": 0.9}, "showlegend": false, "showscale": false, "type": "contour", "x": [0.9984, 0.9986, 0.9988, 0.999, 0.9992, 0.9994, 0.9996, 0.9999, 1.0, 1.0, 1.0, 1.001, 1.001, 1.001, 1.001, 1.002, 1.002, 1.002, 1.002, 1.002, 1.003, 1.003, 1.003, 1.003, 1.003, 1.004, 1.004, 1.004, 1.004, 1.005, 1.005, 1.005, 1.005, 1.005, 1.006, 1.006, 1.006, 1.006, 1.006, 1.007, 1.007, 1.007, 1.007, 1.007, 1.008, 1.008, 1.008, 1.008, 1.009, 1.009, 1.009, 1.009, 1.009, 1.01, 1.01, 1.01, 1.01, 1.01, 1.011, 1.011, 1.011, 1.011, 1.011, 1.012, 1.012, 1.012, 1.012, 1.013, 1.013, 1.013, 1.013, 1.013, 1.014, 1.014, 1.014, 1.014, 1.014, 1.015, 1.015, 1.015], "xaxis": "x15", "y": [3.586e-07, 3.599e-07, 3.612e-07, 3.624e-07, 3.637e-07, 3.649e-07, 3.662e-07, 3.674e-07, 3.687e-07, 3.7e-07, 3.712e-07, 3.725e-07, 3.737e-07, 3.75e-07, 3.763e-07, 3.775e-07, 3.788e-07, 3.8e-07, 3.813e-07, 3.826e-07, 3.838e-07, 3.851e-07, 3.863e-07, 3.876e-07, 3.889e-07, 3.901e-07, 3.914e-07, 3.926e-07, 3.939e-07, 3.951e-07, 3.964e-07, 3.977e-07, 3.989e-07, 4.002e-07, 4.014e-07, 4.027e-07, 4.04e-07, 4.052e-07, 4.065e-07, 4.077e-07, 4.09e-07, 4.103e-07, 4.115e-07, 4.128e-07, 4.14e-07, 4.153e-07, 4.165e-07, 4.178e-07, 4.191e-07, 4.203e-07, 4.216e-07, 4.228e-07, 4.241e-07, 4.254e-07, 4.266e-07, 4.279e-07, 4.291e-07, 4.304e-07, 4.317e-07, 4.329e-07, 4.342e-07, 4.354e-07, 4.367e-07, 4.38e-07, 4.392e-07, 4.405e-07, 4.417e-07, 4.43e-07, 4.442e-07, 4.455e-07, 4.468e-07, 4.48e-07, 4.493e-07, 4.505e-07, 4.518e-07, 4.531e-07, 4.543e-07, 4.556e-07, 4.568e-07, 4.581e-07], "yaxis": "y15", "z": {"elided": "80x80 float values"}, "zmax": 3689000000.0, "zmin": 776700000.0, "zorder": 2}, {"fill": "tozeroy", "fillcolor": "rgba(44, 160, 44, 0.22)", "hoverinfo": "skip", "legendgroup": "marginal", "line": {"color": "rgb(44, 160, 44)", "width": 1}, "mode": "lines", "name": "Marginal density", "showlegend": false, "type": "scatter", "x": {"elided": "256 float values"}, "xaxis": "x16", "y": {"elided": "256 float values"}, "yaxis": "y16"}], "layout": {"height": 720, "legend": {"font": {"size": 11}, "itemsizing": "constant", "orientation": "v", "x": 1.02, "xanchor": "left", "y": 1.0, "yanchor": "top"}, "margin": {"b": 60, "l": 80, "r": 160, "t": 30}, "plot_bgcolor": "white", "shapes": [{"fillcolor": "rgba(0,0,0,0)", "layer": "above", "line": {"color": "#444", "width": 1}, "type": "rect", "x0": 0, "x1": 1, "xref": "x domain", "y0": 0, "y1": 1, "yref": "y domain"}, {"fillcolor": "rgba(0,0,0,0)", "layer": "above", "line": {"color": "#444", "width": 1}, "type": "rect", "x0": 0, "x1": 1, "xref": "x5 domain", "y0": 0, "y1": 1, "yref": "y5 domain"}, {"fillcolor": "rgba(0,0,0,0)", "layer": "above", "line": {"color": "#444", "width": 1}, "type": "rect", "x0": 0, "x1": 1, "xref": "x6 domain", "y0": 0, "y1": 1, "yref": "y6 domain"}, {"fillcolor": "rgba(0,0,0,0)", "layer": "above", "line": {"color": "#444", "width": 1}, "type": "rect", "x0": 0, "x1": 1, "xref": "x9 domain", "y0": 0, "y1": 1, "yref": "y9 domain"}, {"fillcolor": "rgba(0,0,0,0)", "layer": "above", "line": {"color": "#444", "width": 1}, "type": "rect", "x0": 0, "x1": 1, "xref": "x10 domain", "y0": 0, "y1": 1, "yref": "y10 domain"}, {"fillcolor": "rgba(0,0,0,0)", "layer": "above", "line": {"color": "#444", "width": 1}, "type": "rect", "x0": 0, "x1": 1, "xref": "x11 domain", "y0": 0, "y1": 1, "yref": "y11 domain"}, {"fillcolor": "rgba(0,0,0,0)", "layer": "above", "line": {"color": "#444", "width": 1}, "type": "rect", "x0": 0, "x1": 1, "xref": "x13 domain", "y0": 0, "y1": 1, "yref": "y13 domain"}, {"fillcolor": "rgba(0,0,0,0)", "layer": "above", "line": {"color": "#444", "width": 1}, "type": "rect", "x0": 0, "x1": 1, "xref": "x14 domain", "y0": 0, "y1": 1, "yref": "y14 domain"}, {"fillcolor": "rgba(0,0,0,0)", "layer": "above", "line": {"color": "#444", "width": 1}, "type": "rect", "x0": 0, "x1": 1, "xref": "x15 domain", "y0": 0, "y1": 1, "yref": "y15 domain"}, {"fillcolor": "rgba(0,0,0,0)", "layer": "above", "line": {"color": "#444", "width": 1}, "type": "rect", "x0": 0, "x1": 1, "xref": "x16 domain", "y0": 0, "y1": 1, "yref": "y16 domain"}], "showlegend": true, "width": 860, "xaxis": {"anchor": "y", "domain": [0.0, 0.235], "showgrid": false, "showticklabels": false, "ticks": "outside", "zeroline": false}, "xaxis10": {"anchor": "y10", "domain": [0.255, 0.49], "showgrid": false, "showticklabels": false, "ticks": "outside", "zeroline": false}, "xaxis11": {"anchor": "y11", "domain": [0.51, 0.745], "showgrid": false, "showticklabels": false, "ticks": "outside", "zeroline": false}, "xaxis12": {"anchor": "y12", "domain": [0.765, 1.0], "showgrid": false, "ticks": "outside", "visible": false, "zeroline": false}, "xaxis13": {"anchor": "y13", "domain": [0.0, 0.235], "showgrid": false, "ticks": "outside", "title": {"font": {"size": 10}, "text": "Layer_1_ThicknessParameter_0"}, "zeroline": false}, "xaxis14": {"anchor": "y14", "domain": [0.255, 0.49], "showgrid": false, "ticks": "outside", "title": {"font": {"size": 10}, "text": "Material_1_SldParameter_0"}, "zeroline": false}, "xaxis15": {"anchor": "y15", "domain": [0.51, 0.745], "showgrid": false, "ticks": "outside", "title": {"font": {"size": 10}, "text": "Parameter_0"}, "zeroline": false}, "xaxis16": {"anchor": "y16", "domain": [0.765, 1.0], "showgrid": false, "ticks": "outside", "title": {"font": {"size": 10}, "text": "Parameter_1"}, "zeroline": false}, "xaxis2": {"anchor": "y2", "domain": [0.255, 0.49], "showgrid": false, "ticks": "outside", "visible": false, "zeroline": false}, "xaxis3": {"anchor": "y3", "domain": [0.51, 0.745], "showgrid": false, "ticks": "outside", "visible": false, "zeroline": false}, "xaxis4": {"anchor": "y4", "domain": [0.765, 1.0], "showgrid": false, "ticks": "outside", "visible": false, "zeroline": false}, "xaxis5": {"anchor": "y5", "domain": [0.0, 0.235], "showgrid": false, "showticklabels": false, "ticks": "outside", "zeroline": false}, "xaxis6": {"anchor": "y6", "domain": [0.255, 0.49], "showgrid": false, "showticklabels": false, "ticks": "outside", "zeroline": false}, "xaxis7": {"anchor": "y7", "domain": [0.51, 0.745], "showgrid": false, "ticks": "outside", "visible": false, "zeroline": false}, "xaxis8": {"anchor": "y8", "domain": [0.765, 1.0], "showgrid": false, "ticks": "outside", "visible": false, "zeroline": false}, "xaxis9": {"anchor": "y9", "domain": [0.0, 0.235], "showgrid": false, "showticklabels": false, "ticks": "outside", "zeroline": false}, "yaxis": {"anchor": "x", "domain": [0.765, 1.0], "showgrid": false, "ticks": "outside", "title": {"font": {"size": 10}, "text": "Layer_1_ThicknessParameter_0"}, "zeroline": false}, "yaxis10": {"anchor": "x10", "domain": [0.255, 0.49], "showgrid": false, "showticklabels": false, "ticks": "outside", "zeroline": false}, "yaxis11": {"anchor": "x11", "domain": [0.255, 0.49], "showgrid": false, "showticklabels": false, "ticks": "outside", "zeroline": false}, "yaxis12": {"anchor": "x12", "domain": [0.255, 0.49], "showgrid": false, "ticks": "outside", "visible": false, "zeroline": false}, "yaxis13": {"anchor": "x13", "domain": [0.0, 0.235], "showgrid": false, "ticks": "outside", "title": {"font": {"size": 10}, "text": "Parameter_1"}, "zeroline": false}, "yaxis14": {"anchor": "x14", "domain": [0.0, 0.235], "showgrid": false, "showticklabels": false, "ticks": "outside", "zeroline": false}, "yaxis15": {"anchor": "x15", "domain": [0.0, 0.235], "showgrid": false, "showticklabels": false, "ticks": "outside", "zeroline": false}, "yaxis16": {"anchor": "x16", "domain": [0.0, 0.235], "showgrid": false, "showticklabels": false, "ticks": "outside", "zeroline": false}, "yaxis2": {"anchor": "x2", "domain": [0.765, 1.0], "showgrid": false, "ticks": "outside", "visible": false, "zeroline": false}, "yaxis3": {"anchor": "x3", "domain": [0.765, 1.0], "showgrid": false, "ticks": "outside", "visible": false, "zeroline": false}, "yaxis4": {"anchor": "x4", "domain": [0.765, 1.0], "showgrid": false, "ticks": "outside", "visible": false, "zeroline": false}, "yaxis5": {"anchor": "x5", "domain": [0.51, 0.745], "showgrid": false, "ticks": "outside", "title": {"font": {"size": 10}, "text": "Material_1_SldParameter_0"}, "zeroline": false}, "yaxis6": {"anchor": "x6", "domain": [0.51, 0.745], "showgrid": false, "showticklabels": false, "ticks": "outside", "zeroline": false}, "yaxis7": {"anchor": "x7", "domain": [0.51, 0.745], "showgrid": false, "ticks": "outside", "visible": false, "zeroline": false}, "yaxis8": {"anchor": "x8", "domain": [0.51, 0.745], "showgrid": false, "ticks": "outside", "visible": false, "zeroline": false}, "yaxis9": {"anchor": "x9", "domain": [0.255, 0.49], "showgrid": false, "ticks": "outside", "title": {"font": {"size": 10}, "text": "Parameter_0"}, "zeroline": false}}}
